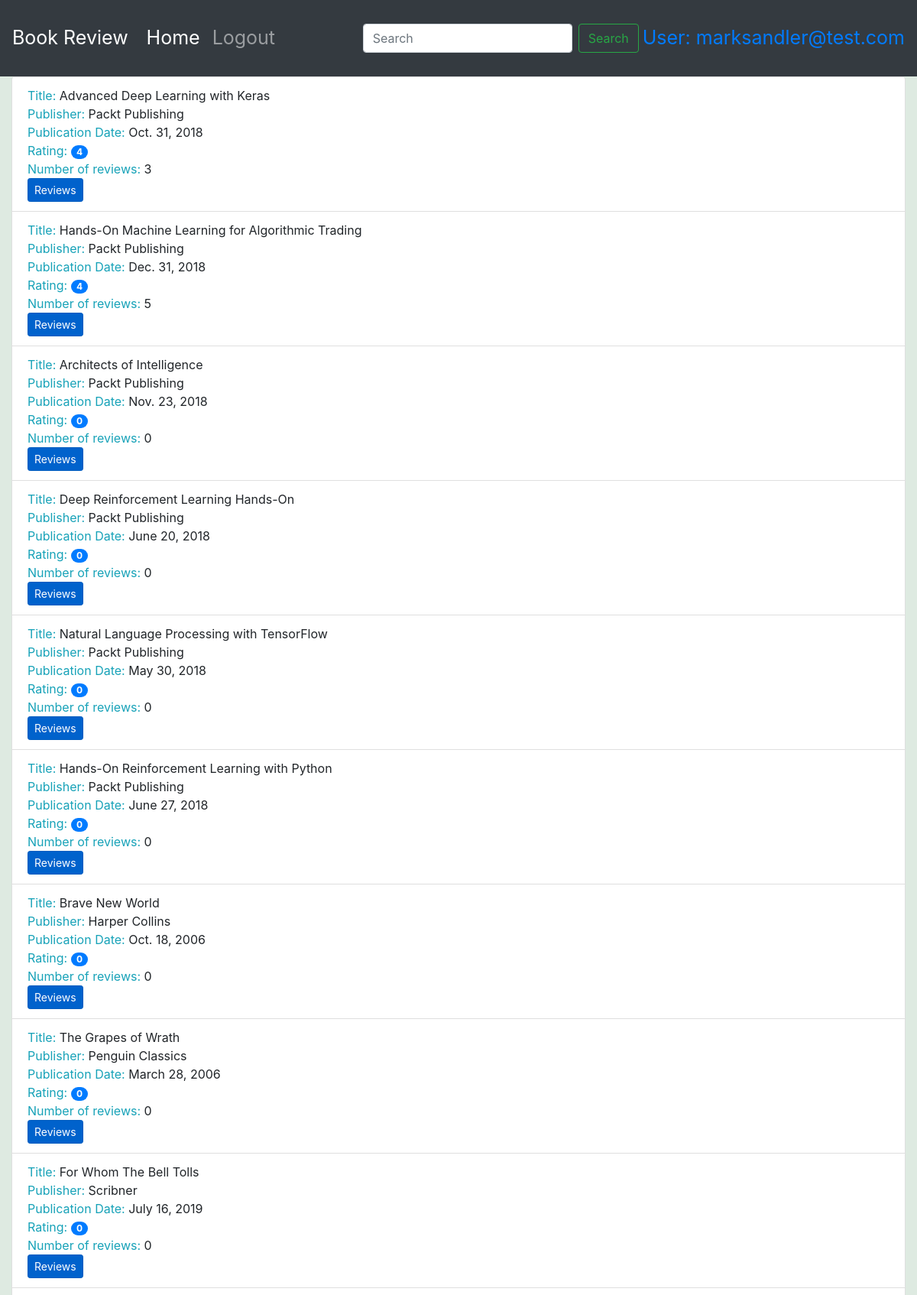
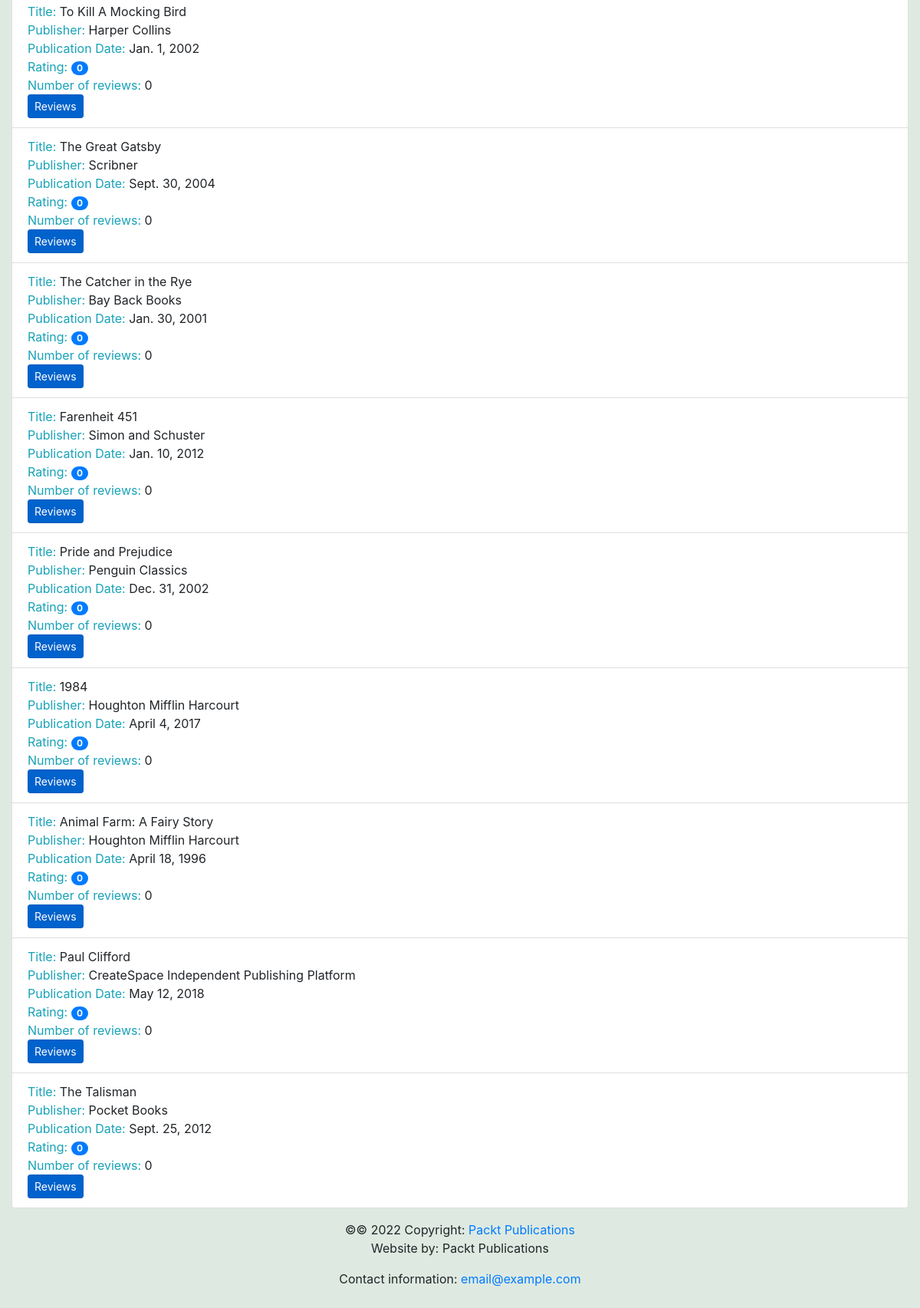
/books/ (signed in), run on the app's committed database (2 pictures, top to bottom).
### reviews/models.py (models this page shows, shortened)
class Book(models.Model):
    title = models.CharField(
        max_length=70,
        help_text="The title of the book."
    )
    publication_date = models.DateField(
        verbose_name="Date the book was published."
    )
    isbn = models.CharField(
        max_length=20,
        verbose_name="ISBN number of the book."
    )
    publisher = models.ForeignKey(
        Publisher,
        on_delete=models.CASCADE
    )
    contributors = models.ManyToManyField(
        'Contributor',
        through="BookContributor"
    )
    cover = models.ImageField(
        null=True,
        upload_to="book_covers/"
    )
    sample = models.FileField(
        null=True,
        upload_to='book_samples/'
    )

class Publisher(models.Model):
    name = models.CharField(
        max_length=50,
        help_text="The name of the Publisher."
    )
    website = models.URLField(
        help_text="The Publisher's website."
    )
    email = models.EmailField(
        help_text="The Publisher's email address."
    )
    def __str__(self):
        return self.name

### reviews/views.py (the view)
# urls.py: path('books/', views.book_list, name='book_list'),
def book_list(request):
    books = Book.objects.all()
    book_list = []
    for book in books:
        reviews = book.review_set.all()
        if reviews is not None:
            book_rating = average_rating([review.rating for review in reviews])
            number_of_reviews = len(reviews)
        else:
            book_rating = None
            number_of_reviews = 0
        book_list.append({'book': book,
                          'book_rating': book_rating,
                          'number_of_reviews': number_of_reviews})
        context = {
            'book_list': book_list
        }
    return render(request, 'reviews/book_list.html', context)

### reviews/utils.py (called while the page is built)
def average_rating(rating_list):
    if not rating_list:
        return 0
    return round(sum(rating_list) / len(rating_list))

### reviews/templates/reviews/book_list.html (shortened to what this page needs)
{% extends 'base.html' %}
{% block content %}
<ul class="list-group">
 {% for item in book_list %}
 <li class="list-group-item">
  <span class="text-info">Title: </span>
  <span>{{item.book.title }}</span>
  <br>
  <span class="text-info">Publisher: </span>
  <span>{{item.book.publisher }}</span>
  <br>
  <span class="text-info">Publication Date: </span>
  <span>{{item.book.publication_date }}</span>
  <br>
  <span class="text-info">Rating: </span>
  <span class="badge badge-primary badge-pill">{{ item.book_rating }}</span>
  <br>
  <span class="text-info">Number of reviews: </span>
  <span>{{item.number_of_reviews }}</span>
  <br>
  <a class="btn btn-primary btn-sm active" role="button" aria-pressed="true" href="/books/{{ item.book.id}}/">Reviews</a>
 </li>
 {% endfor %}
</ul>
{% endblock %}

### templates/base.html (shortened to what this page needs)
<!doctype html>
<html lang="en">
  <head>
    <link rel="stylesheet" href="https://stackpath.bootstrapcdn.com/bootstrap/4.4.1/css/bootstrap.min.css">
    <link rel="stylesheet" href="https://cdnjs.cloudflare.com/ajax/libs/font-awesome/4.7.0/css/font-awesome.min.css">
  </head>
  <body style="background-color: rgb(222, 234, 225)">
      <nav class="navbar navbar-expand-sm navbar-dark bg-dark sticky-top">
        <a class="navbar-brand" href="/">Book Review</a>
        <div class="collapse navbar-collapse" id="navbarSupportedContent">
          <ul class="navbar-nav mr-auto">
            <li class="nav-item active">
              <a class="nav-link" href="/books/">Home <span class="sr-only">(current)</span></a>
            </li>
            {% if user.is_authenticated %}
            <li class="nav-item">
              <a class="nav-link" href="/accounts/logout">Logout</a>
            </li>
            {% else %}
            <li class="nav-item">
              <a class="nav-link" href="/accounts/login">Login</a>
            </li>
            {% endif %}
          </ul>
          <form class="form-inline my-2 my-lg-0" method="get" action="/book-search">
            <input class="form-control mr-sm-2" type="search" placeholder="Search" aria-label="Search" name="search" min_length=3 value="{{ search_text }}">
            <button class="btn btn-outline-success my-2 my-sm-0" type="submit" name="search_in" value="title">Search</button>
          </form>
          {% if user.is_authenticated %}
          <ul class="navbar-nav">
            <li class="nav-item active">
              <a style="margin-left: 5px;" href="/accounts/profile/">User: {{ request.user.username}}</a>
            </li>
          </ul>
          {% endif %}
        </div>
      </nav>
    <div class="container-fluid">
       {% block content %}{% endblock %}
    </div>
    <footer class="page-footer font-small blue">
      <div class="footer-copyright text-center py-3">&copy;© 2022 Copyright:
        <a href="https://www.packtpub.com"> Packt Publications</a>
        <p>Website by: Packt Publications</p>
        <p>Contact information: <a href="mailto:email@example.com">email@example.com</a></p>
      </div>
    </footer>
  </body>
</html>

### templates/base.html (style rules this page uses)
.navbar { min-height: 100px; font-size: 25px; }
.navbar-brand { font-size: 25px; }

### data on the page
Book: book "Advanced Deep Learning with Keras", book.publisher "Packt Publishing", book.publication_date "Oct. 31, 2018", book_rating "4", number_of_reviews "3"
Book: book "Hands-On Machine Learning for Algorithmic Trading", book.publisher "Packt Publishing", book.publication_date "Dec. 31, 2018", book_rating "4", number_of_reviews "5"
Book: book "Architects of Intelligence", book.publisher "Packt Publishing", book.publication_date "Nov. 23, 2018", book_rating "0", number_of_reviews "0"
Book: book "Deep Reinforcement Learning Hands-On", book.publisher "Packt Publishing", book.publication_date "June 20, 2018", book_rating "0", number_of_reviews "0"
Book: book "Natural Language Processing with TensorFlow", book.publisher "Packt Publishing", book.publication_date "May 30, 2018", book_rating "0", number_of_reviews "0"
Book: book "Hands-On Reinforcement Learning with Python", book.publisher "Packt Publishing", book.publication_date "June 27, 2018", book_rating "0", number_of_reviews "0"
Book: book "Brave New World", book.publisher "Harper Collins", book.publication_date "Oct. 18, 2006", book_rating "0", number_of_reviews "0"
Book: book "The Grapes of Wrath", book.publisher "Penguin Classics", book.publication_date "March 28, 2006", book_rating "0", number_of_reviews "0"
Book: book "For Whom The Bell Tolls", book.publisher "Scribner", book.publication_date "July 16, 2019", book_rating "0", number_of_reviews "0"
Book: book "To Kill A Mocking Bird", book.publisher "Harper Collins", book.publication_date "Jan. 1, 2002", book_rating "0", number_of_reviews "0"
Book: book "The Great Gatsby", book.publisher "Scribner", book.publication_date "Sept. 30, 2004", book_rating "0", number_of_reviews "0"
Book: book "The Catcher in the Rye", book.publisher "Bay Back Books", book.publication_date "Jan. 30, 2001", book_rating "0", number_of_reviews "0"
Book: book "Farenheit 451", book.publisher "Simon and Schuster", book.publication_date "Jan. 10, 2012", book_rating "0", number_of_reviews "0"
Book: book "Pride and Prejudice", book.publisher "Penguin Classics", book.publication_date "Dec. 31, 2002", book_rating "0", number_of_reviews "0"
Book: book "1984", book.publisher "Houghton Mifflin Harcourt", book.publication_date "April 4, 2017", book_rating "0", number_of_reviews "0"
Book: book "Animal Farm: A Fairy Story", book.publisher "Houghton Mifflin Harcourt", book.publication_date "April 18, 1996", book_rating "0", number_of_reviews "0"
Book: book "Paul Clifford", book.publisher "CreateSpace Independent Publishing Platform", book.publication_date "May 12, 2018", book_rating "0", number_of_reviews "0"
Book: book "The Talisman", book.publisher "Pocket Books", book.publication_date "Sept. 25, 2012", book_rating "0", number_of_reviews "0"

### other printed values
{{ request.user.username }} "marksandler@test.com"
